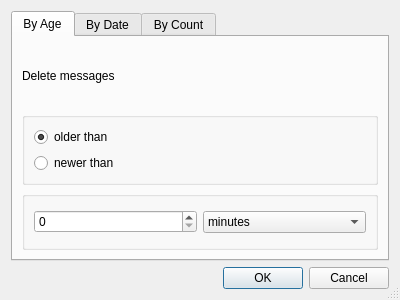
<?xml version="1.0" encoding="UTF-8"?>
<ui version="4.0">
 <class>DeleteMessagesDialog</class>
 <widget class="QDialog" name="DeleteMessagesDialog">
  <property name="geometry">
   <rect>
    <x>0</x>
    <y>0</y>
    <width>400</width>
    <height>300</height>
   </rect>
  </property>
  <property name="windowTitle">
   <string>Delete old messages</string>
  </property>
  <property name="sizeGripEnabled">
   <bool>true</bool>
  </property>
  <property name="modal">
   <bool>true</bool>
  </property>
  <layout class="QVBoxLayout" name="verticalLayout_2">
   <item>
    <widget class="QTabWidget" name="tabWidget">
     <property name="currentIndex">
      <number>0</number>
     </property>
     <widget class="QWidget" name="tabByAge">
      <attribute name="title">
       <string>By Age</string>
      </attribute>
      <layout class="QVBoxLayout" name="verticalLayout_3">
       <item>
        <widget class="QLabel" name="lblByAgeDeleteMessages">
         <property name="text">
          <string>Delete messages</string>
         </property>
        </widget>
       </item>
       <item>
        <widget class="QGroupBox" name="gboxByAgeAge">
         <property name="title">
          <string/>
         </property>
         <layout class="QVBoxLayout" name="verticalLayout">
          <item>
           <widget class="QRadioButton" name="rbtnByAgeOlderThan">
            <property name="text">
             <string>older than</string>
            </property>
            <property name="checked">
             <bool>true</bool>
            </property>
           </widget>
          </item>
          <item>
           <widget class="QRadioButton" name="rbtnByAgeNewerThan">
            <property name="text">
             <string>newer than</string>
            </property>
           </widget>
          </item>
         </layout>
        </widget>
       </item>
       <item>
        <widget class="QGroupBox" name="gboxByAgeTime">
         <property name="title">
          <string/>
         </property>
         <layout class="QHBoxLayout" name="horizontalLayout">
          <item>
           <widget class="QSpinBox" name="sboxByAgeTime">
            <property name="maximum">
             <number>2147483647</number>
            </property>
           </widget>
          </item>
          <item>
           <widget class="QComboBox" name="cboxByAgeTimeUnit">
            <property name="currentText">
             <string>minutes</string>
            </property>
            <item>
             <property name="text">
              <string>minutes</string>
             </property>
            </item>
            <item>
             <property name="text">
              <string>hours</string>
             </property>
            </item>
            <item>
             <property name="text">
              <string>days</string>
             </property>
            </item>
            <item>
             <property name="text">
              <string>weeks</string>
             </property>
            </item>
            <item>
             <property name="text">
              <string>months</string>
             </property>
            </item>
            <item>
             <property name="text">
              <string>years</string>
             </property>
            </item>
           </widget>
          </item>
         </layout>
        </widget>
       </item>
      </layout>
     </widget>
     <widget class="QWidget" name="tabByDate">
      <attribute name="title">
       <string>By Date</string>
      </attribute>
      <layout class="QVBoxLayout" name="verticalLayout_5">
       <item>
        <widget class="QLabel" name="lblByDateDeleteMessages">
         <property name="text">
          <string>Delete messages</string>
         </property>
        </widget>
       </item>
       <item>
        <widget class="QGroupBox" name="gboxByDateAge">
         <property name="title">
          <string/>
         </property>
         <layout class="QVBoxLayout" name="verticalLayout_4">
          <item>
           <widget class="QRadioButton" name="rbtnByDateOlderThan">
            <property name="text">
             <string>older than</string>
            </property>
            <property name="checked">
             <bool>true</bool>
            </property>
           </widget>
          </item>
          <item>
           <widget class="QRadioButton" name="rbtnByDateNewerThan">
            <property name="text">
             <string>newer than</string>
            </property>
           </widget>
          </item>
         </layout>
        </widget>
       </item>
       <item>
        <widget class="QDateTimeEdit" name="dateTimeEdtByDate">
         <property name="calendarPopup">
          <bool>true</bool>
         </property>
        </widget>
       </item>
      </layout>
     </widget>
     <widget class="QWidget" name="tabByCount">
      <attribute name="title">
       <string>By Count</string>
      </attribute>
      <layout class="QVBoxLayout" name="verticalLayout_7">
       <item>
        <widget class="QLabel" name="lblByCountDeleteThe">
         <property name="text">
          <string>Delete the</string>
         </property>
        </widget>
       </item>
       <item>
        <widget class="QGroupBox" name="gboxByCountAge">
         <property name="title">
          <string/>
         </property>
         <layout class="QVBoxLayout" name="verticalLayout_6">
          <item>
           <widget class="QRadioButton" name="rbtnByCountOldest">
            <property name="text">
             <string>oldest</string>
            </property>
            <property name="checked">
             <bool>true</bool>
            </property>
           </widget>
          </item>
          <item>
           <widget class="QRadioButton" name="rbtnByCountNewest">
            <property name="text">
             <string>newest</string>
            </property>
           </widget>
          </item>
         </layout>
        </widget>
       </item>
       <item>
        <widget class="QSpinBox" name="sboxByCount">
         <property name="minimum">
          <number>1</number>
         </property>
         <property name="maximum">
          <number>2147483647</number>
         </property>
        </widget>
       </item>
       <item>
        <widget class="QLabel" name="lblByCountMessages">
         <property name="text">
          <string>messages.</string>
         </property>
        </widget>
       </item>
      </layout>
     </widget>
    </widget>
   </item>
   <item>
    <widget class="QDialogButtonBox" name="buttonBox">
     <property name="orientation">
      <enum>Qt::Horizontal</enum>
     </property>
     <property name="standardButtons">
      <set>QDialogButtonBox::Cancel|QDialogButtonBox::Ok</set>
     </property>
    </widget>
   </item>
  </layout>
 </widget>
 <resources/>
 <connections>
  <connection>
   <sender>buttonBox</sender>
   <signal>accepted()</signal>
   <receiver>DeleteMessagesDialog</receiver>
   <slot>accept()</slot>
   <hints>
    <hint type="sourcelabel">
     <x>248</x>
     <y>254</y>
    </hint>
    <hint type="destinationlabel">
     <x>157</x>
     <y>274</y>
    </hint>
   </hints>
  </connection>
  <connection>
   <sender>buttonBox</sender>
   <signal>rejected()</signal>
   <receiver>DeleteMessagesDialog</receiver>
   <slot>reject()</slot>
   <hints>
    <hint type="sourcelabel">
     <x>316</x>
     <y>260</y>
    </hint>
    <hint type="destinationlabel">
     <x>286</x>
     <y>274</y>
    </hint>
   </hints>
  </connection>
 </connections>
</ui>
